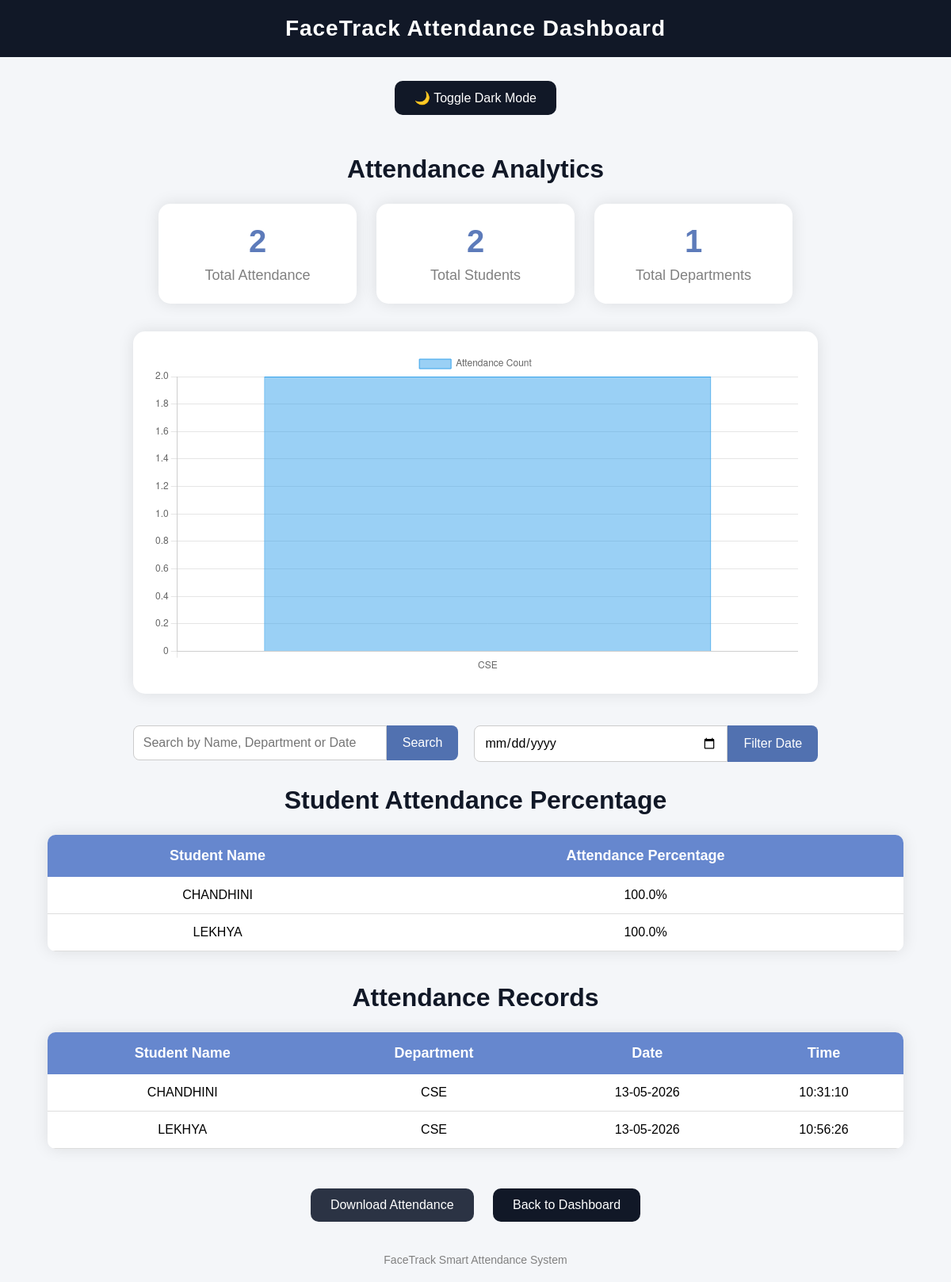
Page /records on the committed database.
### tables this page shows
CREATE TABLE attendance (

    id INTEGER PRIMARY KEY AUTOINCREMENT,
    student_name TEXT,
    department TEXT,
    date TEXT,
    time TEXT

);

### app.py (the view, shortened to what this page needs)
@app.route('/records')
def records():
    search = request.args.get('search')
    selected_date = request.args.get('date')
    conn = sqlite3.connect('facetrack.db')
    cursor = conn.cursor()
    if selected_date:
        cursor.execute(
            '''

            SELECT
                student_name,
                department,
                date,
                time

            FROM attendance

            WHERE date = ?

            ''',
            (selected_date,)
        )
    else:
        cursor.execute(
            '''

            SELECT
                student_name,
                department,
                date,
                time

            FROM attendance

            '''
        )
    data = cursor.fetchall()
    total_present = len(data)
    students = set()
    departments = set()
    department_count = {}
    for row in data:
        students.add(row[0])
        departments.add(row[1])
        dept = row[1]
        if dept in department_count:
            department_count[dept] += 1
        else:
            department_count[dept] = 1
    total_students = len(students)
    total_departments = len(departments)
    attendance_percentage = {}
    all_dates = set()
    for row in data:
        all_dates.add(row[2])
    total_days = len(all_dates)
    student_count = {}
    for row in data:
        student = row[0]
        if student in student_count:
            student_count[student] += 1
        else:
            student_count[student] = 1
    for student, count in student_count.items():
        if total_days > 0:
            percentage = (
                count / total_days
            ) * 100
        else:
            percentage = 0
        attendance_percentage[student] = round(
            percentage,
            2
        )
    conn.close()
    return render_template(
        'records.html',
        data=data,
        total_present=total_present,
        total_students=total_students,
        total_departments=total_departments,
        department_labels=list(
            department_count.keys()
        ),
        department_values=list(
            department_count.values()
        ),
        attendance_percentage=attendance_percentage
    )

### templates/records.html (shortened to what this page needs)
<!DOCTYPE html>
<html lang="en">
<head>
</head>
<body>
    <div class="navbar">
        FaceTrack Attendance Dashboard
    </div>
    <div class="toggle-container">
        <button onclick="toggleDarkMode()"
                class="btn home-btn">
            🌙 Toggle Dark Mode
        </button>
    </div>
    <div class="container">
        <h1>Attendance Analytics</h1>
        <div class="analytics">
            <div class="card">
                <h2>{{ total_present }}</h2>
                <p>Total Attendance</p>
            </div>
            <div class="card">
                <h2>{{ total_students }}</h2>
                <p>Total Students</p>
            </div>
            <div class="card">
                <h2>{{ total_departments }}</h2>
                <p>Total Departments</p>
            </div>
        </div>
        <div class="chart-container">
            <canvas id="attendanceChart"></canvas>
        </div>
        <div class="filters">
            <form method="GET" action="/records">
                <div class="search-box">
                    <input
                        type="text"
                        name="search"
                        placeholder="Search by Name, Department or Date"
                    >
                    <button type="submit">
                        Search
                    </button>
                </div>
            </form>
            <form method="GET" action="/records">
                <div class="search-box">
                    <input
                        type="date"
                        name="date"
                    >
                    <button type="submit">
                        Filter Date
                    </button>
                </div>
            </form>
        </div>
        <h1>
            Student Attendance Percentage
        </h1>
        <table>
            <tr>
                <th>Student Name</th>
                <th>Attendance Percentage</th>
            </tr>
            {% for student, percentage in attendance_percentage.items() %}
            <tr>
                <td>{{ student }}</td>
                <td>{{ percentage }}%</td>
            </tr>
            {% endfor %}
        </table>
        <h1>
            Attendance Records
        </h1>
        <table>
            <tr>
                <th>Student Name</th>
                <th>Department</th>
                <th>Date</th>
                <th>Time</th>
            </tr>
            {% for row in data %}
            <tr>
                {% for item in row %}
                <td>{{ item }}</td>
                {% endfor %}
            </tr>
            {% endfor %}
        </table>
        <div class="button-container">
            <a href="/download"
               class="btn download-btn">
                Download Attendance
            </a>
            <a href="/dashboard"
               class="btn home-btn">
                Back to Dashboard
            </a>
        </div>
        <div class="footer">
            FaceTrack Smart Attendance System
        </div>
    </div>
    <script>
    const ctx = document.getElementById(
        'attendanceChart'
    );
    new Chart(ctx, {
        type: 'bar',
        data: {
            labels: {{ department_labels | tojson }},
            datasets: [{
                label: 'Attendance Count',
                data: {{ department_values | tojson }},
                borderWidth: 1
            }]
        },
        options: {
            responsive: true,
            scales: {
                y: {
                    beginAtZero: true
                }
            }
        }
    });
    // Dark Mode Toggle
    function toggleDarkMode(){
        document.body.classList.toggle(
            "dark-mode"
        );
    }
    </script>
</body>
</html>

### templates/records.html (style rules this page uses)
* { margin:0; padding:0; box-sizing:border-box; font-family: Arial, sans-serif; }
body { background:#f4f6f9; transition:0.3s; }
.navbar { background:#111827; color:white; padding:20px; text-align:center; font-size:28px; font-weight:bold; letter-spacing:1px; }
.container { width:90%; margin:auto; margin-top:40px; }
h1 { text-align:center; color:#111827; margin-bottom:25px; }
.toggle-container { text-align:center; margin-top:20px; }
.analytics { display:flex; justify-content:center; gap:25px; margin-bottom:35px; flex-wrap:wrap; }
.card { width:250px; background:white; padding:25px; border-radius:15px; text-align:center; box-shadow:0 0 20px rgba(0,0,0,0.1); transition:0.3s; }
.card h2 { color:#5d7bba; font-size:40px; margin-bottom:10px; }
.card p { color:gray; font-size:18px; }
.chart-container { width:80%; margin:auto; margin-bottom:40px; background:white; padding:25px; border-radius:15px; box-shadow:0 0 20px rgba(0,0,0,0.1); }
.filters { display:flex; justify-content:center; gap:20px; margin-bottom:30px; flex-wrap:wrap; }
.search-box { display:flex; }
.search-box input { width:320px; padding:12px; border:1px solid #ccc; border-radius:8px 0 0 8px; font-size:16px; }
.search-box button { padding:12px 20px; border:none; background:#5171b0; color:white; font-size:16px; border-radius:0 8px 8px 0; cursor:pointer; }
table { width:100%; border-collapse:collapse; background:white; border-radius:10px; overflow:hidden; box-shadow:0 0 20px rgba(0,0,0,0.1); margin-bottom:40px; }
th { background:#6687ce; color:white; padding:16px; font-size:18px; }
td { padding:14px; text-align:center; border-bottom:1px solid #ddd; }
.button-container { text-align:center; margin-top:25px; }
.btn { display:inline-block; padding:12px 25px; margin:10px; border-radius:10px; text-decoration:none; color:white; font-size:16px; border:none; cursor:pointer; transition:0.3s; }
.download-btn { background:#2b3344; }
.home-btn { background:#111827; }
.footer { text-align:center; margin-top:30px; color:gray; font-size:14px; margin-bottom:20px; }

### rows in the picture
attendance: student_name "CHANDHINI", percentage "100.0", department "CSE", date "13-05-2026", time "10:31:10"
attendance: student_name "LEKHYA", percentage "100.0", department "CSE", date "13-05-2026", time "10:56:26"

### other values in the picture
{{ total_present }} "2"
{{ total_students }} "2"
{{ total_departments }} "1"
chart data {{ department_labels | tojson }} ["CSE"]
chart data {{ department_values | tojson }} [2]
